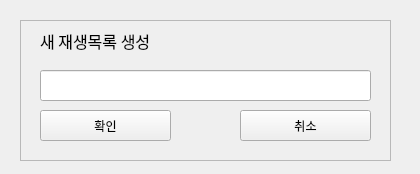
<?xml version="1.0" encoding="UTF-8"?>
<ui version="4.0">
 <class>QtWindow_playlist</class>
 <widget class="QWidget" name="QtWindow_playlist">
  <property name="geometry">
   <rect>
    <x>0</x>
    <y>0</y>
    <width>420</width>
    <height>174</height>
   </rect>
  </property>
  <property name="windowTitle">
   <string>QtWindow_playlist</string>
  </property>
  <widget class="QFrame" name="frame">
   <property name="geometry">
    <rect>
     <x>20</x>
     <y>20</y>
     <width>371</width>
     <height>141</height>
    </rect>
   </property>
   <property name="frameShape">
    <enum>QFrame::StyledPanel</enum>
   </property>
   <property name="frameShadow">
    <enum>QFrame::Raised</enum>
   </property>
   <widget class="QLineEdit" name="lineEdit">
    <property name="geometry">
     <rect>
      <x>20</x>
      <y>50</y>
      <width>331</width>
      <height>31</height>
     </rect>
    </property>
    <property name="text">
     <string/>
    </property>
   </widget>
   <widget class="QPushButton" name="OkButton">
    <property name="geometry">
     <rect>
      <x>20</x>
      <y>90</y>
      <width>131</width>
      <height>31</height>
     </rect>
    </property>
    <property name="text">
     <string>확인</string>
    </property>
   </widget>
   <widget class="QPushButton" name="CancleButton">
    <property name="geometry">
     <rect>
      <x>220</x>
      <y>90</y>
      <width>131</width>
      <height>31</height>
     </rect>
    </property>
    <property name="text">
     <string>취소</string>
    </property>
   </widget>
   <widget class="QLabel" name="label">
    <property name="geometry">
     <rect>
      <x>20</x>
      <y>0</y>
      <width>161</width>
      <height>41</height>
     </rect>
    </property>
    <property name="font">
     <font>
      <family>HY나무L</family>
      <pointsize>12</pointsize>
     </font>
    </property>
    <property name="text">
     <string>새 재생목록 생성</string>
    </property>
   </widget>
  </widget>
 </widget>
 <layoutdefault spacing="6" margin="11"/>
 <resources/>
 <connections>
  <connection>
   <sender>CancleButton</sender>
   <signal>clicked()</signal>
   <receiver>QtWindow_playlist</receiver>
   <slot>close()</slot>
   <hints>
    <hint type="sourcelabel">
     <x>230</x>
     <y>40</y>
    </hint>
    <hint type="destinationlabel">
     <x>349</x>
     <y>147</y>
    </hint>
   </hints>
  </connection>
  <connection>
   <sender>OkButton</sender>
   <signal>clicked()</signal>
   <receiver>QtWindow_playlist</receiver>
   <slot>PlayListNameReturn()</slot>
   <hints>
    <hint type="sourcelabel">
     <x>45</x>
     <y>34</y>
    </hint>
    <hint type="destinationlabel">
     <x>184</x>
     <y>149</y>
    </hint>
   </hints>
  </connection>
 </connections>
 <slots>
  <slot>PlayListNameReturn()</slot>
 </slots>
</ui>
